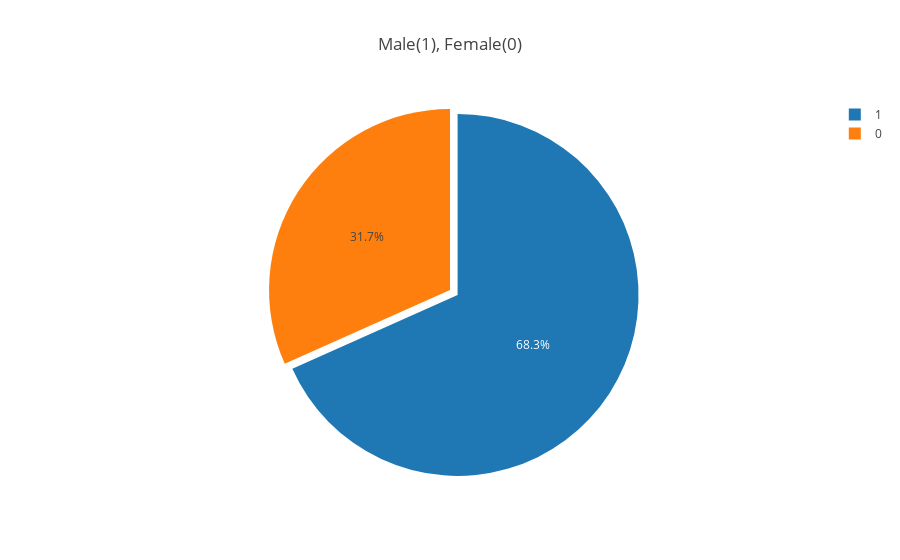

Notebook source saved alongside this figure:
### Code cell
from plotly.offline import init_notebook_mode, iplot
init_notebook_mode(connected=True)
col = "sex"
grouped = df[col].value_counts().reset_index()
grouped = grouped.rename(columns = {col : "count", "index" : col})

## plot
trace = go.Pie(labels=grouped[col], values=grouped['count'], pull=[0.05, 0])
layout = {'title': 'Male(1), Female(0)'}
fig = go.Figure(data = [trace], layout = layout)
iplot(fig)

### Figure 1 — Plotly figure (JSON) as saved in the notebook; plotly's stock layout.template omitted (floating-point values rounded to 4 significant figures)
{"data": [{"labels": [1, 0], "pull": [0.05, 0], "type": "pie", "uid": "150fa7f6-569b-48bc-8570-7b7de4f15f90", "values": [207, 96]}], "layout": {"title": {"text": "Male(1), Female(0)"}}}
